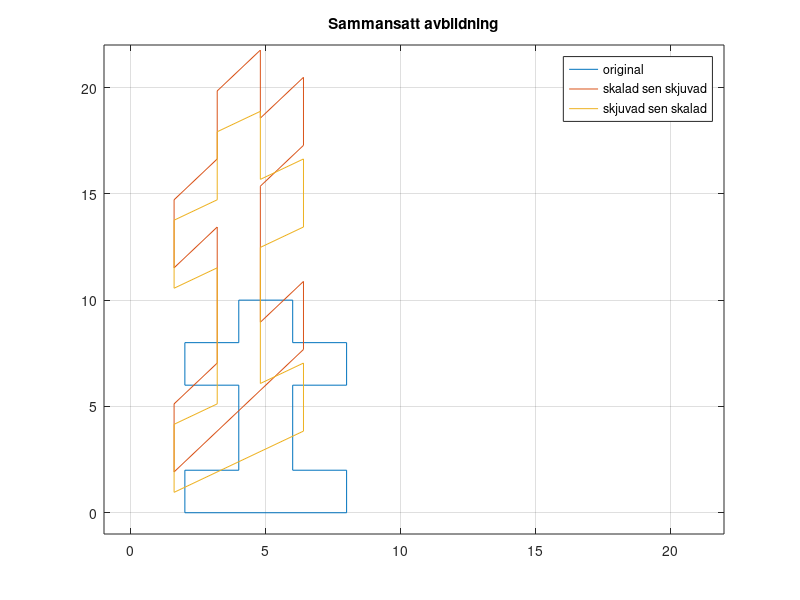

MATLAB code to generate this figure:
% figur 1 nollrum och värderum

clear
u = [2;5]
v = [-5;-2]
w = [-4;4]
% uvw



A = [cosd(45)^2 sind(45)*cosd(45);
    sind(45)*cosd(45) sind(45)^2]
FAu = A * u
FAv = A * v
FAw = A * w
% Applicerad A på uvw
k = 1;
m = 0;
x = -10:0.1:10;
y = k * x + m;
y_normal = (-1/k)*x + m;

% Y = KX + M
% { 
grid on
plot([0, u(1)], [0, u(2)], 'b-', 'LineWidth', 2, 'DisplayName', 'Vector u');
hold on
plot([0, v(1)], [0, v(2)], 'r-', 'LineWidth', 2, 'DisplayName', 'Vector v');
plot([0, w(1)], [0, w(2)], 'g-', 'LineWidth', 3, 'DisplayName', 'Vector v');
% u o v
%plot(u(1,:), u(2,:),'LineWidth', 2, 'DisplayName', 'Originala Figuren');???

plot([0, FAu(1)], [0, FAu(2)], 'b--', 'LineWidth', 2, 'DisplayName', 'Vector u');
plot([0, FAv(1)], [0, FAv(2)], 'r--', 'LineWidth', 2, 'DisplayName', 'Vector u');
plot([0, FAw(1)], [0, FAw(2)], 'g--', 'LineWidth', 3, 'DisplayName', 'Vector u');
% vector u o v projecerad

plot(x, y_normal, 'LineWidth', 2, 'DisplayName', 'Line: normalen till y = x');
% normalen till projecerings linje
plot(x, y, 'm:', 'LineWidth', 1, 'DisplayName', 'Line: y = x');

%}
    xlim([-10 10])
    ylim([-10 10])
    % Limiteringar höjt upp
    grid on;
    axis ("equal")
    xlabel('x');
    ylabel('y');
    % Customize the graph
numFrames = 50;
for t = linspace(0, 1, numFrames)
    current_u = (1 - t) * u + t * FAu;
    current_v = (1 - t) * v + t * FAv;
    current_w = (1 - t) * w + t * FAw;
    cla;
    plot(x, y, 'm:', 'LineWidth', 1, 'DisplayName', 'y = x');
    plot(x, y_normal, 'LineWidth', 2, 'DisplayName', 'normalen till y = x');

    quiver(0, 0, u(1), u(2), 'b-', 'LineWidth', 2, 'DisplayName', 'Vektor u');
    quiver(0, 0, v(1), v(2), 'r-', 'LineWidth', 2, 'DisplayName', 'Vektor v');
    quiver(0, 0, w(1), w(2), 'g-', 'LineWidth', 2, 'DisplayName', 'Vektor w');
    quiver(0, 0, FAu(1), FAu(2), 'b--', 'LineWidth', 2, 'DisplayName', 'Projekterad Vector u');
    quiver(0, 0, FAv(1), FAv(2), 'r--', 'LineWidth', 2, 'DisplayName', 'Projekterad Vector v');
    quiver(0, 0, FAw(1), FAw(2), 'g--', 'LineWidth', 2, 'DisplayName', 'Projekterad Vector w');
    quiver(0, 0, current_u(1), current_u(2), 'b--', 'LineWidth', 2, 'DisplayName', 'Anim Vektor u');
    quiver(0, 0, current_v(1), current_v(2), 'r--', 'LineWidth', 2, 'DisplayName', 'Anim Vektor v');
    quiver(0, 0, current_w(1), current_w(2), 'black--', 'LineWidth', 2, 'DisplayName', 'Anim Vektor w');
    % Update the plot
    drawnow;
end
title("Projektion av vektorer")
hold off;
legend show;
% projecerings linjen



%%
% figur 2 egenvärde och egenvektor med skjuvning
clear;
u = [2;5];
v = [2;0];
w = [0;5];
z = [0;-5];
C = [1 0; 0.6 1];
FCu = C * u;
FCv = C * v;
FCw = C * w;
FCz = C * z;

plot([0, u(1)], [0, u(2)], 'b-', 'LineWidth', 2, 'DisplayName', 'Vektor u');
hold on
plot([0, v(1)], [0, v(2)], 'r-', 'LineWidth', 2, 'DisplayName', 'Vektor v');
plot([0, w(1)], [0, w(2)], 'g-', 'LineWidth', 2, 'DisplayName', 'Vektor w');
plot([0, z(1)], [0, z(2)], 'black-', 'LineWidth', 2, 'DisplayName', 'Vektor z');

plot([0, FCu(1)], [0, FCu(2)], 'b--', 'LineWidth', 2, 'DisplayName', 'Skjuvad u');
plot([0, FCv(1)], [0, FCv(2)], 'r--', 'LineWidth', 2, 'DisplayName', 'Skjuvad v');
plot([0, FCw(1)], [0, FCw(2)], 'g--', 'LineWidth', 2, 'DisplayName', 'Skjuvad w');
plot([0, FCz(1)], [0, FCz(2)], 'black--', 'LineWidth', 2, 'DisplayName', 'Skjuvad z');

grid on
xlabel('x');
ylabel('y');
xlim([-7 8])
ylim([-7 8])
title("Egenvärde med Skjuvning")
text(u(1), u(2), '  Original u', 'Color', 'b');
text(FCu(1), FCu(2), '  Skjuvad u', 'Color', 'b');
text(v(1), v(2), '  Original v', 'Color', 'r');
text(FCv(1), FCv(2), '  Skjuvad v', 'Color', 'r');
text(w(1), w(2), '  Original w', 'Color', 'g');
text(FCw(1), FCw(2) + 0.5, '↓ Skjuvad w (lambda = 1)', 'Color', 'g');
text(z(1), z(2), '  Original z', 'Color', 'black');
text(FCz(1), FCz(2) - 0.5, '↑ Skjuvad z (lambda fortfarande = 1)', 'Color', 'black');
hold off
%%
% figur 3  invers
X = [2 2 4 4 2 2 4 4 6 6 8 8 6 6 8 8 2;
     0 2 2 6 6 8 8 10 10 8 8 6 6 2 2 0 0 ];

B = [0.8 0; 0 1.6]

A = B*X;


plot(A(1,:),A(2,:))
hold on

grid on

org = [1.25 0; 0 0.625]*A

plot(org(1,:),org(2,:))
legend ("Skalad","Original = FB^{-1}(Skalad)");
title ("Invers på objekt")
xlim([-1 20])
ylim([-1 20])
hold off
%%
%figur 4  determinant
clear
X = [2 2 4 4 2 2 4 4 6 6 8 8 6 6 8 8 2;
     0 2 2 6 6 8 8 10 10 8 8 6 6 2 2 0 0 ];

C = [1 0; 0.6 1];
det_C = det(C)
disp(det_C)
A = C*X;

plot(X(1,:),X(2,:))
hold on

plot(A(1,:),A(2,:))
hold off
xlim([-1 15])
ylim([-1 15])
legend ("Original", "Skjuvad");
title ("Skjuvning på objekt, det = 1")
xlabel('x');
ylabel('y');
grid on
%%
%figur 5 sammansatt avbildning

X = [2 2 4 4 2 2 4 4 6 6 8 8 6 6 8 8 2;
     0 2 2 6 6 8 8 10 10 8 8 6 6 2 2 0 0 ];

B = [0.8 0; 0 1.6]

C = [1 0; 0.6 1];

CB = C*B;
BC = B*C;

A = C*X;

plot(X(1,:),X(2,:))
hold on

D = B*X

BC1= BC*X
CB1= CB*X

plot(BC1(1,:),BC1(2,:))
plot(CB1(1,:),CB1(2,:))
grid on
title ("Sammansatt avbildning")
legend('original', 'skalad sen skjuvad', 'skjuvad sen skalad')
xlim([-1 22])
ylim([-1 22])
hold off

